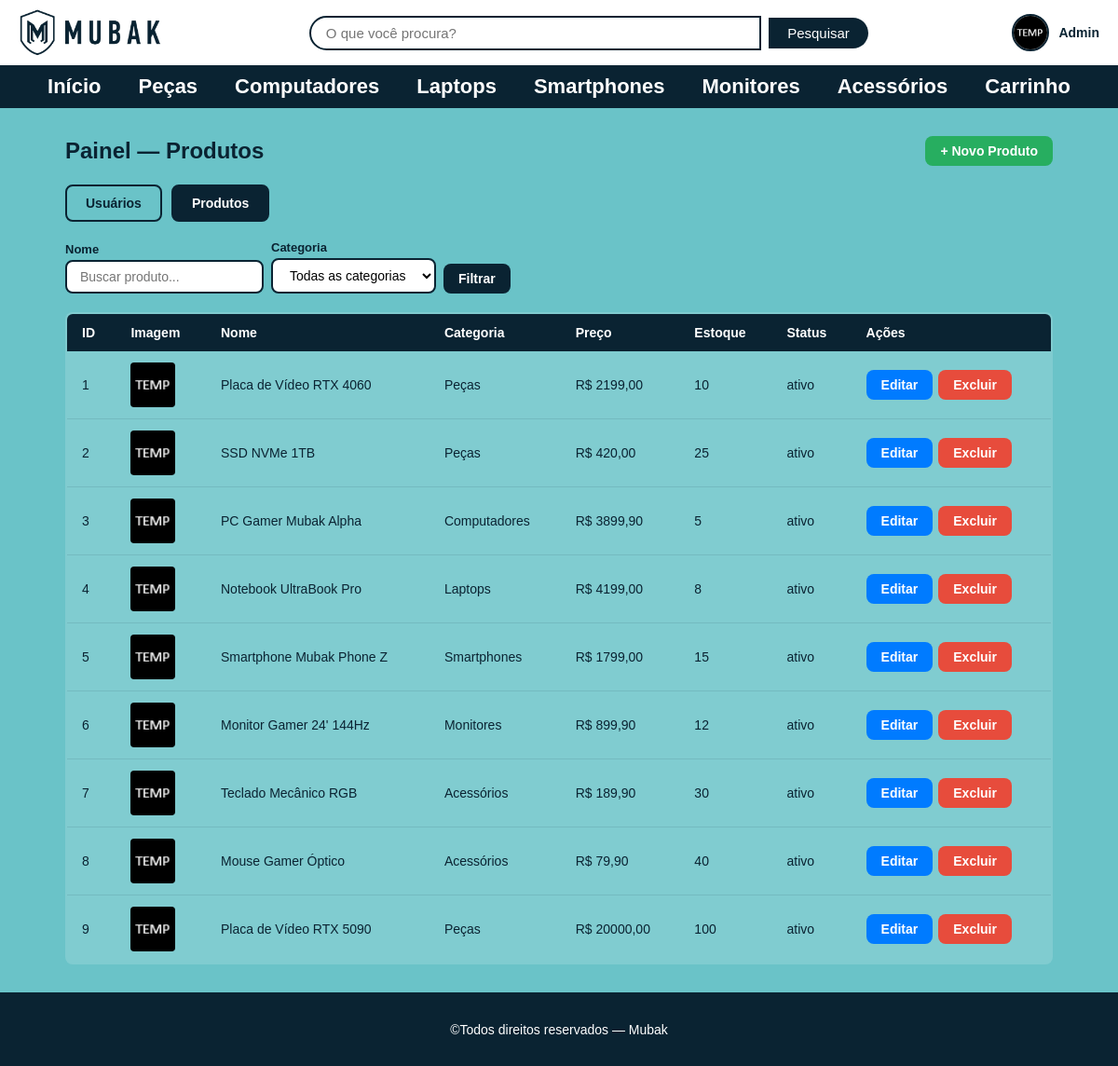
The app's page /admin/produtos (signed in) with its own data.
### tables this page shows
CREATE TABLE usuario(
            id_usuario INTEGER PRIMARY KEY AUTOINCREMENT NOT NULL,
            nome varchar(50) NOT NULL,
            email varchar(50) NOT NULL,
            senha varchar(50) NOT NULL,
            telefone varchar(50) NOT NULL,
            cpf varchar(50) UNIQUE NOT NULL,
            data_nasc DATE NOT NULL,
            foto varchar NOT NULL,
            id_perfil INT NOT NULL,
            FOREIGN KEY(id_perfil) REFERENCES perfil(id_perfil)
        );

CREATE TABLE produto(
            id_produto INTEGER PRIMARY KEY AUTOINCREMENT NOT NULL,
            nome varchar(50) NOT NULL,
            descricao varchar(100) NOT NULL,
            especificacao_tecnica varchar(100) NOT NULL,
            preco float NOT NULL,
            estoque INT NOT NULL,
            status_prod varchar(50) NOT NULL,
            id_categoria INT,
            FOREIGN KEY(id_categoria) REFERENCES categoria(id_categoria)
        );

CREATE TABLE categoria(
            id_categoria INTEGER PRIMARY KEY AUTOINCREMENT NOT NULL,
            nome varchar(50) NOT NULL,
            descricao varchar(100) NOT NULL
        );

### routes/admin_routes.py (the view)
@bp.route('/admin/produtos')
@admin_required
def admin_produtos():
    busca     = request.args.get('q', '')
    categoria = request.args.get('categoria')
    produtos  = get_todos_produtos(categoria_nome=categoria, busca=busca)
    categorias = get_todas_categorias()
    return render_template(
        'pages/admin_produtos.html',
        produtos=produtos,
        categorias=categorias,
        busca=busca,
        categoria_ativa=categoria
    )

### database.py (called while the page is built)
def get_db_connection():
    conn = sqlite3.connect(DATABASE)
    conn.row_factory = sqlite3.Row
    return conn

### models/produto_model.py (called while the page is built)
def get_todas_categorias():
    conn = get_db_connection()
    cats = conn.execute('SELECT * FROM categoria').fetchall()
    conn.close()
    return cats

### models/usuario_model.py (called while the page is built)
def get_usuario_por_id(id_usuario):
    conn = get_db_connection()
    user = conn.execute(
        'SELECT * FROM usuario WHERE id_usuario=?', (id_usuario,)
    ).fetchone()
    conn.close()
    return user

### templates/pages/admin_produtos.html (shortened to what this page needs)
<!DOCTYPE html>
<html lang="pt-br">
<head>
    <link rel="stylesheet" href="{{ url_for('static', filename='css/reset.css') }}">
    <link rel="stylesheet" href="{{ url_for('static', filename='css/global.css') }}">
    <link rel="stylesheet" href="{{ url_for('static', filename='css/admin.css') }}">
    <link rel="stylesheet" href="{{ url_for('static', filename='css/responsive.css') }}">
</head>
<body>
    {% include 'partials/header.html' %}
    <main>
        <div class="admin_container">
            <div class="admin_topo">
                <h2>Painel — Produtos</h2>
                <a href="{{ url_for('admin.novo_produto') }}" class="btn_admin btn_novo">
                    + Novo Produto
                </a>
            </div>
            <div class="admin_tabs">
                <a href="{{ url_for('admin.painel') }}" class="tab_link">Usuários</a>
                <a href="{{ url_for('admin.admin_produtos') }}" class="tab_link ativo">Produtos</a>
            </div>
            <form class="admin_busca_form" method="GET"
                  action="{{ url_for('admin.admin_produtos') }}">
                <label class="admin_busca_label">
                    Nome
                    <input type="search" name="q" placeholder="Buscar produto..."
                           value="{{ busca }}">
                </label>
                <label class="admin_busca_label">
                    Categoria
                    <select name="categoria">
                        <option value="">Todas as categorias</option>
                    </select>
                </label>
                <button type="submit" class="btn_admin btn_pesquisar">Filtrar</button>
            </form>
            <table class="admin_tabela">
                <thead>
                    <tr>
                        <th>ID</th>
                        <th>Imagem</th>
                        <th>Nome</th>
                        <th>Categoria</th>
                        <th>Preço</th>
                        <th>Estoque</th>
                        <th>Status</th>
                        <th>Ações</th>
                    </tr>
                </thead>
                <tbody>
                    {% for prod in produtos %}
                    <tr>
                        <td>{{ prod.id_produto }}</td>
                        <td>
                            {% if prod.imagem %}
                            <img src="{{ url_for('static', filename='uploads/' + prod.imagem) }}"
                                 class="thumb_prod" alt="{{ prod.nome }}">
                            {% else %}
                            <img src="{{ url_for('static', filename='images/temp.png') }}"
                                 class="thumb_prod" alt="sem imagem">
                            {% endif %}
                        </td>
                        <td>{{ prod.nome }}</td>
                        <td>{{ prod.categoria_nome or '—' }}</td>
                        <td>R$ {{ "%.2f"|format(prod.preco)|replace(".", ",") }}</td>
                        <td>{{ prod.estoque }}</td>
                        <td>{{ prod.status_prod }}</td>
                        <td>
                            <div class="admin_tabela_acoes">
                                <a href="{{ url_for('admin.editar_produto', id_produto=prod.id_produto) }}"
                                   class="btn_admin btn_editar">Editar</a>
                                <a href="{{ url_for('admin.deletar_produto_view', id_produto=prod.id_produto) }}"
                                   class="btn_admin btn_excluir"
                                   onclick="return confirm('Excluir este produto?')">Excluir</a>
                            </div>
                        </td>
                    </tr>
                    {% else %}
                    <tr><td colspan="8">Nenhum produto encontrado.</td></tr>
                    {% endfor %}
                </tbody>
            </table>
        </div>
    </main>
    {% include 'partials/footer.html' %}
</body>
</html>

### templates/partials/header.html (shortened to what this page needs)
<header class="header">
    <figure class="header_logo">
        <a href="{{ url_for('index') }}">
            <img src="{{ url_for('static', filename='images/mubak_logo.png') }}" alt="Logo Mubak">
        </a>
    </figure>
    <section class="header_barra_pesquisa">
        <form action="{{ url_for('produto.pesquisar') }}" method="GET">
            <input type="search" name="q" placeholder="O que você procura?"
                   value="{{ busca|default('') }}" aria-label="Pesquisar">
            <button type="submit">Pesquisar</button>
        </form>
    </section>
    <div class="header_usuario">
        {% if session.user_id %}
            <a href="{{ url_for('user.perfil') }}" title="Ir para meu perfil">
                <img class="header_usuario_avatar"
                     src="{{ url_for('static', filename='uploads/' + (session.user_foto or 'default.png')) }}"
                     alt="Foto de {{ session.user_nome }}">
                <span class="header_usuario_nome">{{ session.user_nome }}</span>
            </a>
        {% endif %}
    </div>
</header>
<nav class="menu_principal">
    <ul>
        <li><a href="{{ url_for('index') }}">Início</a></li>
        <li><a href="{{ url_for('produto.produtos', categoria='Peças') }}">Peças</a></li>
        <li><a href="{{ url_for('produto.produtos', categoria='Computadores') }}">Computadores</a></li>
        <li><a href="{{ url_for('produto.produtos', categoria='Laptops') }}">Laptops</a></li>
        <li><a href="{{ url_for('produto.produtos', categoria='Smartphones') }}">Smartphones</a></li>
        <li><a href="{{ url_for('produto.produtos', categoria='Monitores') }}">Monitores</a></li>
        <li><a href="{{ url_for('produto.produtos', categoria='Acessórios') }}">Acessórios</a></li>
        {% if session.user_id %}
        <li><a href="{{ url_for('carrinho.carrinho') }}">Carrinho</a></li>
        {% endif %}
    </ul>
</nav>

### static/css/global.css (style rules this page uses)
:root { --cor-primaria: #0a2332; --cor-fundo: #6ac3c8; --cor-branca: #ffffff; --cor-texto-claro: #ffffff; --cor-destaque: #007BFF; --cor-perigo: #e74c3c; --cor-sucesso: #27ae60; --borda-radius: 8px; --sombra: 0 2px 8px rgba(0, 0, 0, 0.2); }
body { background-color: var(--cor-fundo); font-family: sans-serif; }
h2 { text-align: center; margin-bottom: 1%; margin-top: 1%; font-family: sans-serif; width: 100%; }
.header { display: flex; align-items: center; justify-content: space-between; padding: 10px 20px; background-color: var(--cor-branca); }
.header_barra_pesquisa { flex: 1; display: flex; justify-content: center; }
.header_barra_pesquisa form { display: flex; align-items: center; gap: 8px; width: 100%; max-width: 600px; }
.header_barra_pesquisa input[type="search"] { flex: 1; padding: 8px 16px; border: 2px solid var(--cor-primaria); border-radius: 25px 0 0 25px; font-size: 15px; outline: none; }
.header_barra_pesquisa button { padding: 8px 20px; background-color: var(--cor-primaria); color: var(--cor-branca); border: none; border-radius: 0 25px 25px 0; cursor: pointer; font-size: 15px; transition: background-color 0.3s; }
.header_logo img { display: block; max-height: 50px; }
.header_usuario { display: flex; align-items: center; gap: 10px; }
.header_usuario_avatar { width: 40px; height: 40px; border-radius: 50%; object-fit: cover; border: 2px solid var(--cor-primaria); }
.header_usuario_nome { font-size: 14px; font-weight: bold; color: var(--cor-primaria); white-space: nowrap; }
.header_usuario a { display: flex; align-items: center; gap: 10px; text-decoration: none; }
.menu_principal { background-color: var(--cor-primaria); padding: 10px 0; }
.menu_principal ul { display: flex; justify-content: center; list-style: none; margin: 0; padding: 0; gap: 40px; }
.menu_principal a { text-decoration: none; color: var(--cor-branca); font-family: sans-serif; font-weight: bold; font-size: 22px; transition: color 0.3s; }

### static/css/admin.css (style rules this page uses)
.admin_container { max-width: 1100px; margin: 30px auto; padding: 0 20px; }
.admin_topo { display: flex; justify-content: space-between; align-items: center; margin-bottom: 20px; flex-wrap: wrap; gap: 12px; }
.admin_topo h2 { color: var(--cor-primaria); width: auto; text-align: left; margin: 0; }
.admin_tabs { display: flex; gap: 10px; margin-bottom: 20px; }
.tab_link { padding: 10px 20px; border: 2px solid var(--cor-primaria); border-radius: var(--borda-radius); font-size: 14px; font-weight: bold; color: var(--cor-primaria); text-decoration: none; transition: all 0.2s; }
.tab_link:hover, .tab_link.ativo { background: var(--cor-primaria); color: var(--cor-branca); }
.admin_busca_form { display: flex; gap: 8px; flex-wrap: wrap; margin-bottom: 20px; align-items: flex-end; }
.admin_busca_form input[type="search"], .admin_busca_form input[type="text"], .admin_busca_form select { padding: 8px 14px; border: 2px solid var(--cor-primaria); border-radius: var(--borda-radius); font-size: 14px; background: var(--cor-branca); }
.admin_busca_label { display: flex; flex-direction: column; gap: 4px; font-size: 13px; color: var(--cor-primaria); font-weight: bold; }
.btn_admin { padding: 8px 16px; border: none; border-radius: var(--borda-radius); font-size: 14px; font-weight: bold; cursor: pointer; text-decoration: none; display: inline-block; transition: opacity 0.2s; }
.btn_pesquisar { background: var(--cor-primaria); color: var(--cor-branca); }
.btn_novo { background: var(--cor-sucesso); color: var(--cor-branca); }
.btn_editar { background: var(--cor-destaque); color: var(--cor-branca); }
.btn_excluir { background: var(--cor-perigo); color: var(--cor-branca); }
.admin_tabela { width: 100%; border-collapse: collapse; background: rgba(255, 255, 255, 0.15); border: 2px solid var(--cor-primaria); border-radius: var(--borda-radius); overflow: hidden; }
.admin_tabela th { background: var(--cor-primaria); color: var(--cor-branca); padding: 12px 16px; text-align: left; font-size: 14px; }
.admin_tabela td { padding: 12px 16px; border-bottom: 1px solid rgba(10, 35, 50, 0.1); font-size: 14px; color: var(--cor-primaria); vertical-align: middle; }
.admin_tabela tr:last-child td { border-bottom: none; }
.admin_tabela_acoes { display: flex; gap: 6px; flex-wrap: wrap; }
.thumb_prod { width: 48px; height: 48px; object-fit: cover; border-radius: 4px; display: block; }

### records on screen
usuario: user_nome "Admin"
produto: id_produto "1", nome "Placa de Vídeo RTX 4060", nome "Peças", preco "2199,00", estoque "10", status_prod "ativo"
produto: id_produto "2", nome "SSD NVMe 1TB", nome "Peças", preco "420,00", estoque "25", status_prod "ativo"
produto: id_produto "3", nome "PC Gamer Mubak Alpha", nome "Computadores", preco "3899,90", estoque "5", status_prod "ativo"
produto: id_produto "4", nome "Notebook UltraBook Pro", nome "Laptops", preco "4199,00", estoque "8", status_prod "ativo"
produto: id_produto "5", nome "Smartphone Mubak Phone Z", nome "Smartphones", preco "1799,00", estoque "15", status_prod "ativo"
produto: id_produto "6", nome "Monitor Gamer 24' 144Hz", nome "Monitores", preco "899,90", estoque "12", status_prod "ativo"
produto: id_produto "7", nome "Teclado Mecânico RGB", nome "Acessórios", preco "189,90", estoque "30", status_prod "ativo"
produto: id_produto "8", nome "Mouse Gamer Óptico", nome "Acessórios", preco "79,90", estoque "40", status_prod "ativo"
produto: id_produto "9", nome "Placa de Vídeo RTX 5090", nome "Peças", preco "20000,00", estoque "100", status_prod "ativo"
